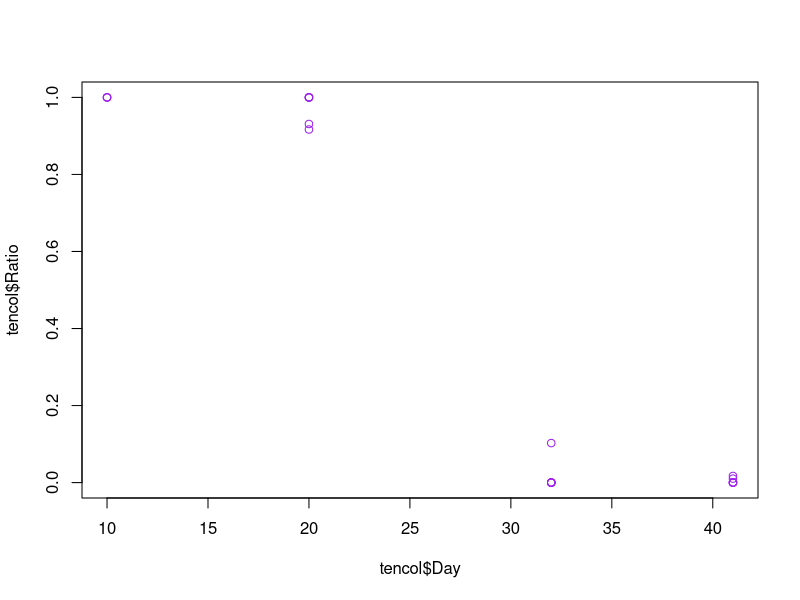

R code for this plot: (Note: this script raises an error after producing the figure.)
# Starvation Culture Colony Count Analysis
# Jared Brewer
# Created: July 22, 2015
# Modified: July 22, 2015

# Run a regression and make a line plot.

tencol <- read.csv("StarvationColony_TenDay_07232015_WJB.csv", header = T)
onecol <- read.csv("StarvationColony_OneDay_07222015_WJB.csv", header = T)

# Look at relative abundance and graph separately.
# Also think about doing ratios instead of absolute numbers.

plot(tencol$Day, tencol$Ratio, col='purple')
# So these look a lot better, but I'm confused about how to best separate the white and purple ones. So close.
abline(lm(Day~Purple, data=tencol, col='purple'))
abline(lm(Day~White, data=tencol, col='black'))

# Run a regression and look for differences, one at a time.
tencolP.reg <- lm(Day~Purple, data=tencol)
summary(tencolP.reg)
# Significance! 

tencolW.reg <- lm(Day~White, data=tencol)
summary(tencolW.reg)
# More significance! 

plot(onecol$Day, onecol$Purple, col='purple')
points(onecol$Day, onecol$White, col='black')
abline(lm(Day~Purple, data=onecol, col='purple'))
abline(lm(Day~White, data=onecol, col='black'))

onecolP.reg <- lm(Day~Purple, data=onecol)
summary(onecolP.reg)
# Not signficant.

onecolW.reg <- lm(Day~White, data=onecol)
summary(onecolW.reg)
# Significant. 
